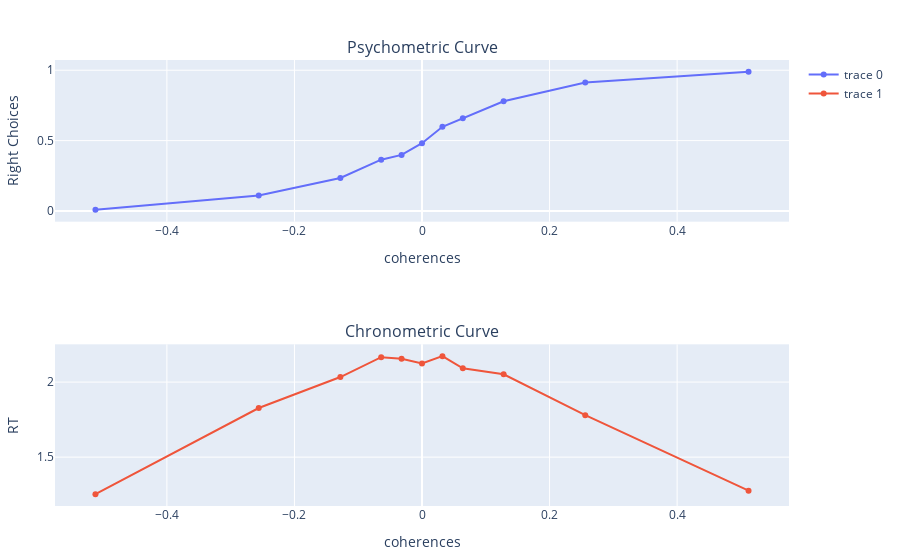

Here is the notebook cell this chart was saved with:
### Code cell
p1 = plot(coherences, p_right, Layout(title="Psychometric Curve",xaxis_title="coherences", yaxis_title="Right Choices"))
#plt.ylabel('Right%')
p2 = plot(coherences, rt, Layout(title="Chronometric Curve",xaxis_title="coherences", yaxis_title="RT"))
p = [p1; p2]

### Figure 1 — Plotly figure (JSON) as saved in the notebook; plotly's stock layout.template omitted (floating-point values rounded to 4 significant figures)
{"data": [{"type": "scatter", "x": [-0.512, -0.256, -0.128, -0.064, -0.032, 0, 0.032, 0.064, 0.128, 0.256, 0.512], "xaxis": "x1", "y": [0.008511, 0.1103, 0.2346, 0.3645, 0.3985, 0.4819, 0.5985, 0.659, 0.7797, 0.9131, 0.9884], "yaxis": "y1"}, {"type": "scatter", "x": [-0.512, -0.256, -0.128, -0.064, -0.032, 0, 0.032, 0.064, 0.128, 0.256, 0.512], "xaxis": "x2", "y": [1.253, 1.827, 2.034, 2.166, 2.156, 2.124, 2.173, 2.092, 2.052, 1.78, 1.277], "yaxis": "y2"}], "layout": {"annotations": [{"font": {"size": 16}, "showarrow": false, "text": "Psychometric Curve", "x": 0.5, "xanchor": "center", "xref": "paper", "y": 1, "yanchor": "bottom", "yref": "paper"}, {"font": {"size": 16}, "showarrow": false, "text": "Chronometric Curve", "x": 0.5, "xanchor": "center", "xref": "paper", "y": 0.3625, "yanchor": "bottom", "yref": "paper"}], "margin": {"b": 50, "l": 50, "r": 50, "t": 60}, "xaxis1": {"anchor": "y1", "domain": [0, 1], "title": {"text": "coherences"}}, "xaxis2": {"anchor": "y2", "domain": [0, 1], "title": {"text": "coherences"}}, "yaxis1": {"anchor": "x1", "domain": [0.6375, 1], "title": {"text": "Right Choices"}}, "yaxis2": {"anchor": "x2", "domain": [5.551e-17, 0.3625], "title": {"text": "RT"}}}}
